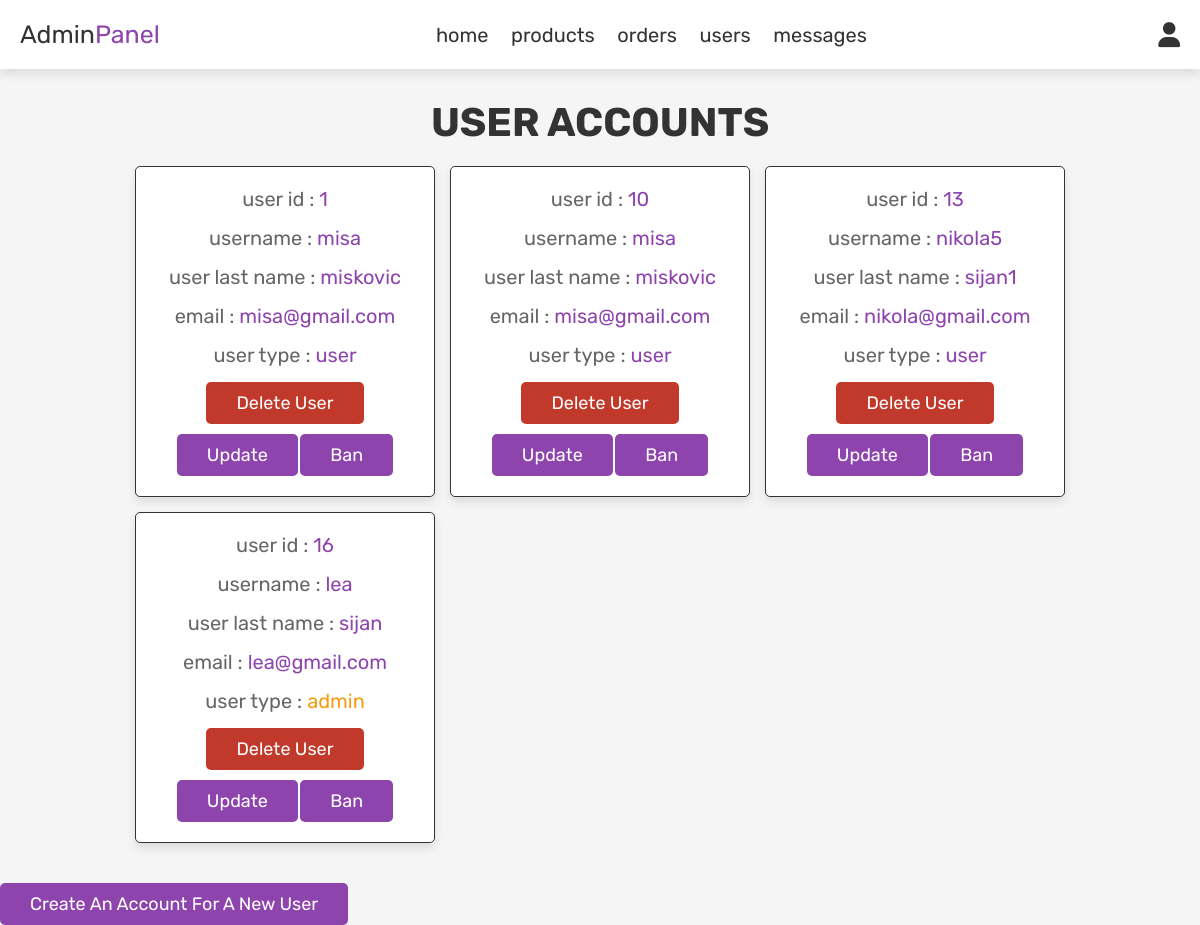
The page /admin_users.php on the database its author committed.
### tables this page shows
CREATE TABLE `users` (
  `id` int(100) NOT NULL,
  `name` varchar(100) NOT NULL,
  `lname` varchar(55) NOT NULL,
  `email` varchar(100) NOT NULL,
  `password` varchar(100) NOT NULL,
  `image` varchar(255) DEFAULT NULL,
  `user_type` varchar(20) NOT NULL DEFAULT 'user',
  `ban` enum('yes','no') DEFAULT NULL,
  `ban_start` date DEFAULT NULL,
  `ban_end` date DEFAULT NULL
);

### admin_users.php (the view, shortened to what this page needs)
<?php
require_once 'config.php';
?>
<!DOCTYPE html>
<html lang="en">
<head>
   <link rel="stylesheet" href="https://cdnjs.cloudflare.com/ajax/libs/font-awesome/6.0.0/css/all.min.css">
   <link rel="stylesheet" href="css/admin_style.css">
</head>
<body>
<?php include 'admin_header.php'; ?>
<section class="users" >
   <h1 class="title"> user accounts </h1>
   <div class="box-container" >
      <?php
         $select_users = mysqli_query($conn, "SELECT * FROM `users`") or die('query failed');
         while($fetch_users = mysqli_fetch_assoc($select_users)){
      ?>
      <div class="box" style=" background-color:<?php if($fetch_users['ban'] == 'yes'){ echo 'var(--orange)'; } ?> ">
         <p> user id : <span><?php echo $fetch_users['id']; ?></span> </p>
         <p> username : <span><?php echo $fetch_users['name']; ?></span> </p>
         <p> user last name : <span><?php echo $fetch_users['lname']; ?></span> </p>
         <p> email : <span><?php echo $fetch_users['email']; ?></span> </p>
         <p> user type : <span style="color:<?php if($fetch_users['user_type'] == 'admin'){ echo 'var(--orange)'; } ?>"><?php echo $fetch_users['user_type']; ?></span> </p>
         <a href="admin_users.php?delete=<?php echo $fetch_users['id']; ?>" onclick="return confirm('delete this user?');" class="delete-btn">delete user</a>
         <a href="admin_users.php?update=<?php echo $fetch_users['id']; ?>"   class="btn">Update</a>
         <a href="admin_users.php?ban=<?php echo $fetch_users['id']; ?>" onclick="return confirm('do you want to ban this user?');" class="btn">Ban</a>
      </div>
      <?php
         };
      ?>
   </div>
</section>
<a href="users/create.php" class="btn">Create an account for a new user</a>
</body>
</html>

### css/admin_style.css (style rules this page uses)
:root { --purple:#8e44ad; --red:#c0392b; --orange:#f39c12; --black:#333; --white:#fff; --light-color:#666; --light-white:#ccc; --light-bg:#f5f5f5; --border:.1rem solid var(--black); --box-shadow:0 .5rem 1rem rgba(0,0,0,.1); }
* { font-family: 'Rubik', sans-serif; margin:0; padding:0; box-sizing: border-box; outline: none; border:none; text-decoration: none; transition:all .2s linear; }
html { font-size: 62.5%; overflow-x: hidden; }
body { background-color: var(--light-bg); }
section { padding:3rem 2rem; }
.title { text-align: center; margin-bottom: 2rem; text-transform: uppercase; color:var(--black); font-size: 4rem; }
.btn, .option-btn, .delete-btn, .white-btn { display: inline-block; margin-top: 1rem; padding:1rem 3rem; cursor: pointer; color:var(--white); font-size: 1.8rem; border-radius: .5rem; text-transform: capitalize; }
.white-btn, .btn { background-color: var(--purple); }
.delete-btn { background-color: var(--red); }
.users .box-container { display: grid; grid-template-columns: repeat(auto-fit, 30rem); justify-content: center; gap:1.5rem; max-width: 1200px; margin:0 auto; align-items: flex-start; }
.users .box-container .box { background-color: var(--white); padding:2rem; border:var(--border); box-shadow: var(--box-shadow); border-radius: .5rem; text-align: center; }
.users .box-container .box p { padding-bottom: 1.5rem; font-size: 2rem; color:var(--light-color); }
.users .box-container .box p span { color:var(--purple); }
.users .box-container .box .delete-btn { margin-top: 0; }

### rows shown on the page
users: id "1", name "misa", lname "miskovic", email "misa@gmail.com", user_type "user"
users: id "10", name "misa", lname "miskovic", email "misa@gmail.com", user_type "user"
users: id "13", name "nikola5", lname "sijan1", email "nikola@gmail.com", user_type "user"
users: id "16", name "lea", lname "sijan", email "lea@gmail.com", user_type "admin"
